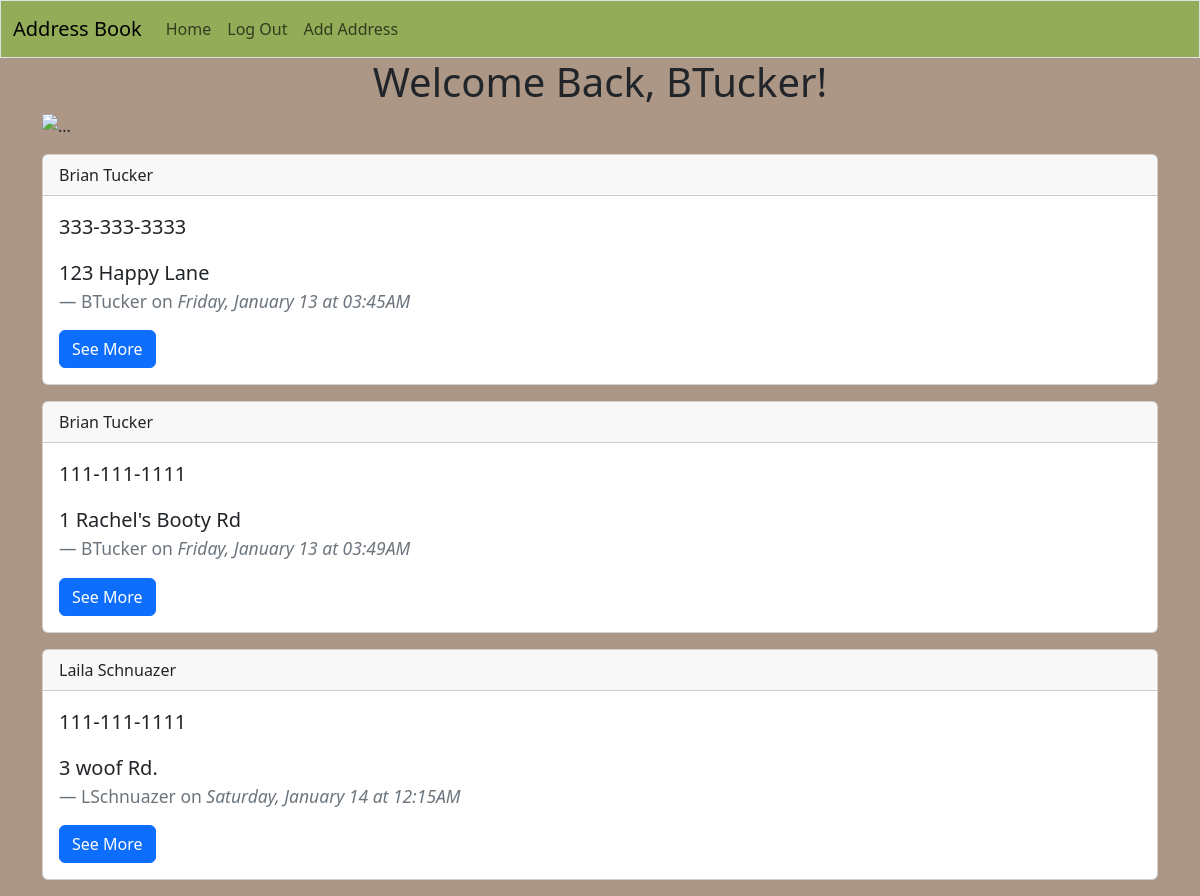
The app's page / (signed in) with its own data.
### app/models.py (models this page shows, shortened)
class User(db.Model, UserMixin):
    id = db.Column(db.Integer, primary_key=True)
    first_name = db.Column(db.String(50), nullable=False)
    last_name = db.Column(db.String(50), nullable=False)
    email = db.Column(db.String(50), nullable=False, unique=True)
    username = db.Column(db.String(50), nullable=False, unique=True)
    password = db.Column(db.String(256), nullable=False)
    date_created = db.Column(db.DateTime, nullable=False, default=datetime.utcnow)
    addresses = db.relationship('Address', backref='author', lazy='dynamic')

class Address(db.Model):
    id = db.Column(db.Integer, primary_key=True)
    first_name = db.Column(db.String(50), nullable=False)
    last_name = db.Column(db.String(50), nullable=False)
    phone_number = db.Column(db.String)
    address = db.Column(db.String)
    date_created=db.Column(db.DateTime, nullable=False, default=datetime.utcnow)
    user_id=db.Column(db.Integer, db.ForeignKey('user.id')) #references user(id)

### app/routes.py (the view)
@app.route('/')
def index():
    addresses = Address.query.all()
    return render_template('index.html', addresses=addresses)

### app/models.py (called while the page is built)
@login.user_loader
def load_user(user_id):
    return User.query.get(user_id)

### app/templates/index.html (shortened to what this page needs)
{% extends 'base.html' %}
{% block content %}
{% if current_user.is_authenticated %}
    <h1 class="text-center">Welcome Back, {{ current_user.username }}!</h1>
    <img src="https://m.media-amazon.com/images/I/41pzwhOAL-L._AC_SY780_.jpg" class="mx-auto d-block" alt="...">
{% else %}
    <h1 class="text-center">Welcome to the most modern vintage Address Book</h1>
    <img src="https://m.media-amazon.com/images/I/41pzwhOAL-L._AC_SY780_.jpg" class="mx-auto d-block" alt="...">
{% endif %}
{% for address in addresses %}
    <div class="card my-3">
        <div class="card-header">
        {{ address.first_name }} {{ address.last_name }}
        </div>
        <div class="card-body">
        <blockquote class="blockquote mb-0">
            <p>{{ address.phone_number }}</p>
            <p>{{ address.address }}</p>
            <footer class="blockquote-footer">{{ address.author.username }} on
                <cite title="Source Title">{{ address.date_created.strftime('%A, %B %d at %I:%M%p') }}</cite>
            </footer>
        </blockquote>
        <a href="{{ url_for('get_address', address_id=address.id) }}" class="btn btn-primary mt-3">See More</a>
        </div>
    </div>
{% endfor %}
{% endblock %}

### records on screen
User: username "BTucker"
Address: first_name "Brian", last_name "Tucker", phone_number "333-333-3333", address "123 Happy Lane", author.username "BTucker", date_created "Friday, January 13 at 03:45AM"
Address: first_name "Brian", last_name "Tucker", phone_number "111-111-1111", address "1 Rachel's Booty Rd", author.username "BTucker", date_created "Friday, January 13 at 03:49AM"
Address: first_name "Laila", last_name "Schnuazer", phone_number "111-111-1111", address "3 woof Rd.", author.username "LSchnuazer", date_created "Saturday, January 14 at 12:15AM"
